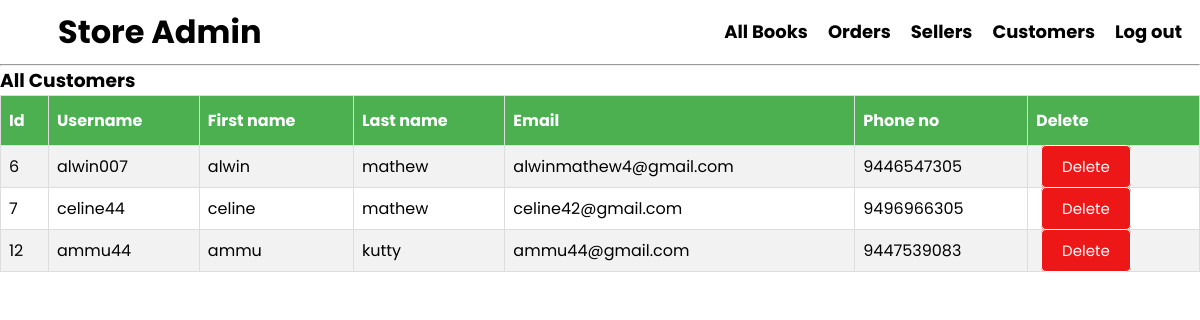
/admin/customers.php (signed in), run on an earlier commit of the app's database.
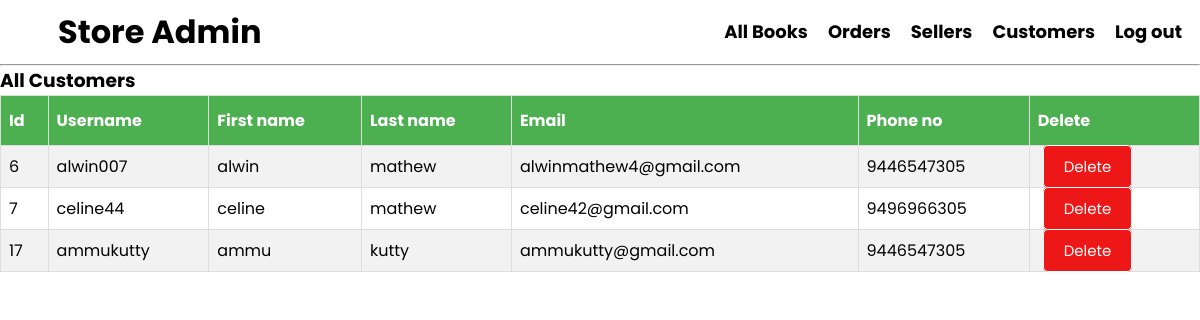
And on a later commit of the database.
### tables this page shows
CREATE TABLE IF NOT EXISTS `users` (
  `usersId` int NOT NULL AUTO_INCREMENT,
  `username` varchar(128) NOT NULL,
  `fname` varchar(128) NOT NULL,
  `lname` varchar(128) NOT NULL,
  `email` varchar(128) NOT NULL,
  `phoneno` varchar(128) NOT NULL,
  `userpass` varchar(200) NOT NULL,
  `auth` int DEFAULT '2',
  PRIMARY KEY (`usersId`),
  UNIQUE KEY `userpass` (`userpass`)
);

### backend/function.inc.php (called while the page is built, shortened)
<?php
function getBooks($conn,$sql){
  $stmt = mysqli_stmt_init($conn);
  if (!mysqli_stmt_prepare($stmt,$sql)){
   echo("statement failed");
    exit();
  }
  mysqli_stmt_execute($stmt);
  $resultData = mysqli_stmt_get_result($stmt);
  if(mysqli_num_rows($resultData)>0){
    $result = $resultData;
    return $result;
  }
  else{
    $result = false;
    return $result;
  }
}

### admin/customers.php (the view, shortened to what this page needs)
<?php
require "../templates/adminnav.php";
require "../backend/dbh.inc.php";
require "../backend/function.inc.php";
?>
  <?php
      $sql="select * from users where auth = 2;";
      $products=getBooks($conn,$sql);
      if($products!==false){
        echo('
        <h3>All  Customers</h3>
        <table id="customers">
        <tr>
          <th>Id</th>
          <th>Username</th>
          <th>First name</th>
          <th>Last name</th>
          <th>Email</th>
          <th>Phone no</th>
          <th>Delete</th>
        </tr>
        ');
        while($row = mysqli_fetch_assoc($products)){
          echo('
          <tr>
          <td>'.$row['usersId'].'</td>
          <td>'.$row['username'].'</td>
          <td>'.$row['fname'].'</td>
          <td>'.$row['lname'].'</td>
          <td>'.$row['email'].'</td>
          <td>'.$row['phoneno'].'</td>
          <td><a class = "button btn_red" href="./functions.php?customerid='.$row["usersId"].'">Delete</a></td>
        </tr>
        ');
        }
      }
      else{
          echo('
         <h4>You have no orders :( </h4>
         ');
      }
       ?>
</table>

What changed in the data, as far as the page shows it:
removed users: usersId "12", username "ammu44", fname "ammu", lname "kutty", email "ammu44@gmail.com", phoneno "9447539083"
added users: usersId "17", username "ammukutty", fname "ammu", lname "kutty", email "ammukutty@gmail.com", phoneno "9446547305"
